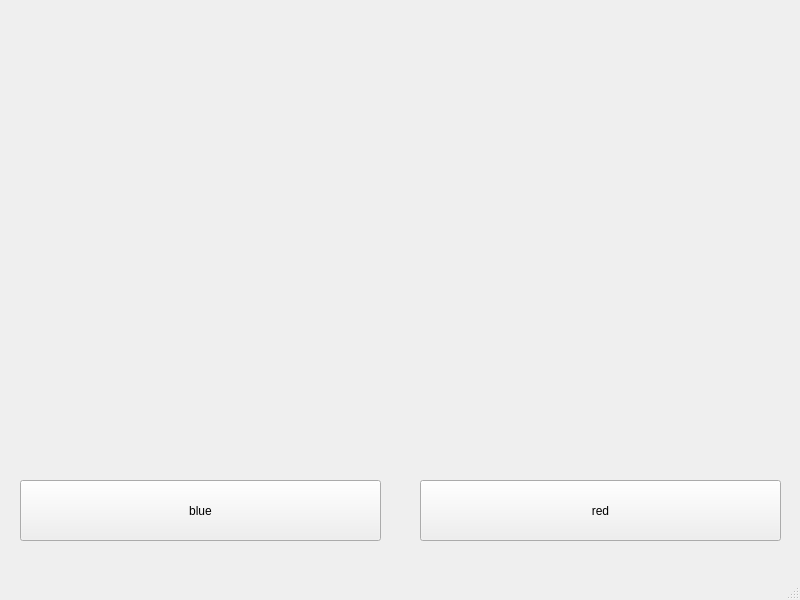
<?xml version="1.0" encoding="UTF-8"?>
<ui version="4.0">
 <class>MainWindow</class>
 <widget class="QMainWindow" name="MainWindow">
  <property name="geometry">
   <rect>
    <x>0</x>
    <y>0</y>
    <width>800</width>
    <height>600</height>
   </rect>
  </property>
  <property name="windowTitle">
   <string>MainWindow</string>
  </property>
  <widget class="QWidget" name="centralwidget">
   <widget class="QLabel" name="imag_Label">
    <property name="geometry">
     <rect>
      <x>14</x>
      <y>15</y>
      <width>771</width>
      <height>461</height>
     </rect>
    </property>
    <property name="text">
     <string/>
    </property>
    <property name="pixmap">
     <pixmap>../../../../../../../Users/91755/OneDrive/Pictures/DP/Comp.jpg</pixmap>
    </property>
    <property name="scaledContents">
     <bool>true</bool>
    </property>
   </widget>
   <widget class="QPushButton" name="pushButton">
    <property name="geometry">
     <rect>
      <x>20</x>
      <y>480</y>
      <width>361</width>
      <height>61</height>
     </rect>
    </property>
    <property name="text">
     <string>blue</string>
    </property>
   </widget>
   <widget class="QPushButton" name="pushButton_2">
    <property name="geometry">
     <rect>
      <x>420</x>
      <y>480</y>
      <width>361</width>
      <height>61</height>
     </rect>
    </property>
    <property name="text">
     <string>red</string>
    </property>
   </widget>
  </widget>
  <widget class="QMenuBar" name="menubar">
   <property name="geometry">
    <rect>
     <x>0</x>
     <y>0</y>
     <width>800</width>
     <height>27</height>
    </rect>
   </property>
  </widget>
  <widget class="QStatusBar" name="statusbar"/>
 </widget>
 <resources/>
 <connections/>
</ui>
